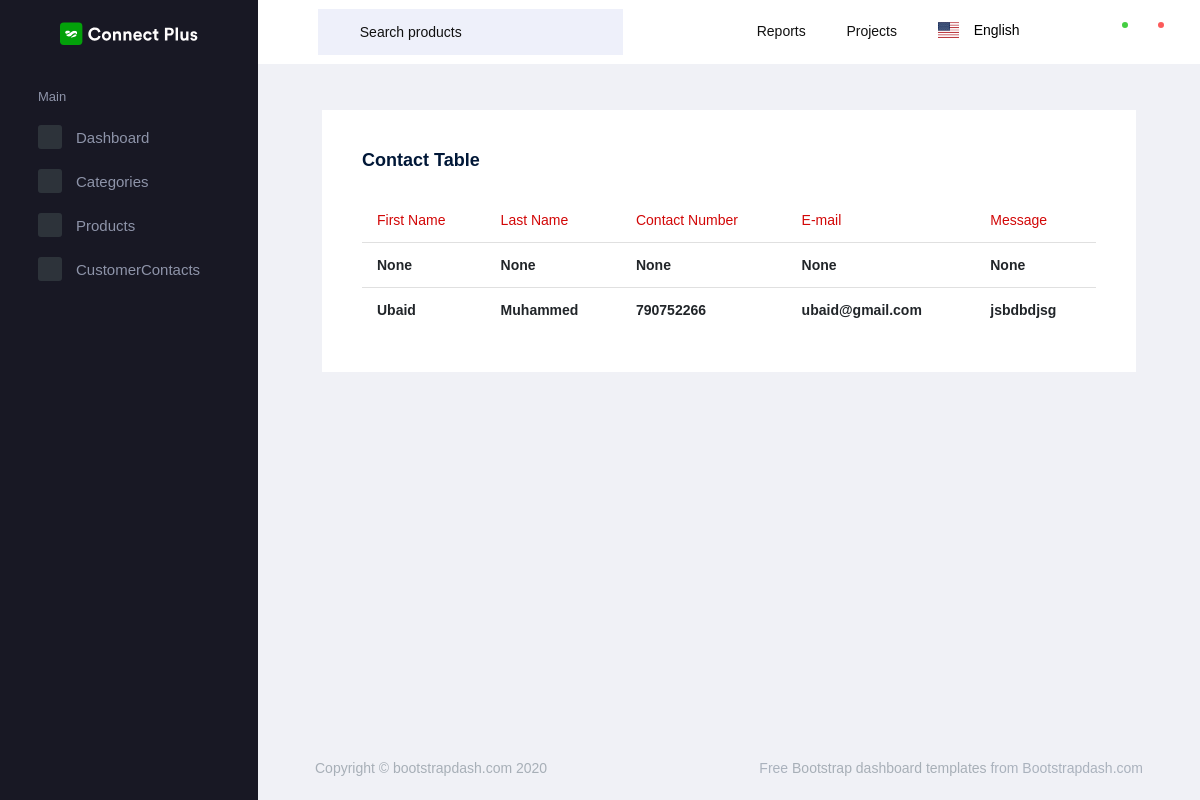
Page /furnitures/displaycontact/ on the committed database.
### WebApp/models.py (models this page shows)
class Contactclass(models.Model):
    firstname=models.CharField(max_length=100,null=True,blank=True)
    lastname=models.CharField(max_length=100,null=True,blank=True)
    contact=models.IntegerField(null=True,blank=True)
    email=models.EmailField(max_length=100,null=True,blank=True)
    message=models.TextField(max_length=100,null=True,blank=True)

### FurnitureApp/views.py (the view)
# urls.py: path('displaycontact/',views.displaycontact,name="displaycontact")
def displaycontact(request):
    displaycontact=Contactclass.objects.all()
    return render(request,"displaycontact.html",{'displaycontact':displaycontact})

### FurnitureApp/templates/displaycontact.html (shortened to what this page needs)
<!DOCTYPE html>
{% extends "index.html" %}
{% block content %}
<html lang="en">
<head>
</head>
<body>
  <div class="col-lg-12 grid-margin stretch-card">
    <div class="col-lg-12 grid-margin stretch-card">
        <div class="card">
          <div class="card-body">
            <h4 class="card-title">Contact Table</h4>
            <table class="table" >
              <thead>
                <tr>
                  <th class="design">First Name</th>
                  <th class="design">Last Name</th>
                  <th class="design">Contact Number</th>
                  <th class="design">E-mail</th>
                  <th class="design">Message</th>
                </tr>
              </thead>
              <tbody>
                {% for k in displaycontact %}
                <tr>
                    <td class="datas">{{k.firstname}}</td>
                    <td class="datas">{{k.lastname}}</td>
                    <td class="datas">{{k.contact}}</td>
                    <td class="datas">{{k.email}}</td>
                    <td class="datas">{{k.message}}</td>
                </tr>
                {% endfor %}
              </tbody>
            </table>
          </div>
        </div>
      </div>
    </div>
</body>
</html>
{% endblock %}

### FurnitureApp/templates/displaycontact.html (style rules this page uses)
.design { color: rgb(210, 7, 7) ; font-weight: bold; font-size: 15px; }
.datas { font-weight: 700; font-size: 15px; }

### rows in the picture
Contactclass: firstname "None", lastname "None", contact "None", email "None", message "None"
Contactclass: firstname "Ubaid", lastname "Muhammed", contact "790752266", email "ubaid@gmail.com", message "jsbdbdjsg"
